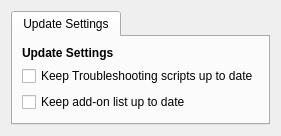
       <widget class="QWidget" name="tabSupport">
        <attribute name="title">
         <string>Updates</string>
        </attribute>
        <layout class="QGridLayout" name="gridLayout_10">
         <item row="0" column="1">
          <widget class="QTabWidget" name="tabsSupport">
           <property name="currentIndex">
            <number>0</number>
           </property>
           <widget class="QWidget" name="tabUpdate">
            <attribute name="title">
             <string>Update Settings</string>
            </attribute>
            <layout class="QGridLayout" name="gridLayout_38">
             <item row="0" column="0">
              <layout class="QGridLayout" name="gridLayout_37">
               <property name="leftMargin">
                <number>0</number>
               </property>
               <item row="0" column="0" colspan="2">
                <widget class="QLabel" name="lblUpdates">
                 <property name="font">
                  <font>
                   <bold>true</bold>
                   <kerning>true</kerning>
                  </font>
                 </property>
                 <property name="text">
                  <string>Update Settings</string>
                 </property>
                </widget>
               </item>
               <item row="1" column="0" colspan="6">
                <widget class="QCheckBox" name="chkUpdateIssues">
                 <property name="text">
                  <string>Keep Troubleshooting scripts up to date</string>
                 </property>
                </widget>
               </item>
               <item row="2" column="0" colspan="6">
                <widget class="QCheckBox" name="chkUpdateAddons">
                 <property name="text">
                  <string>Keep add-on list up to date</string>
                 </property>
                </widget>
               </item>
               <item row="3" column="0">
                <spacer name="verticalSpacer_12">
                 <property name="orientation">
                  <enum>Qt::Orientation::Vertical</enum>
                 </property>
                 <property name="sizeHint" stdset="0">
                  <size>
                   <width>20</width>
                   <height>0</height>
                  </size>
                 </property>
                </spacer>
               </item>
              </layout>
             </item>
            </layout>
           </widget>
          </widget>
         </item>
        </layout>
       </widget>
